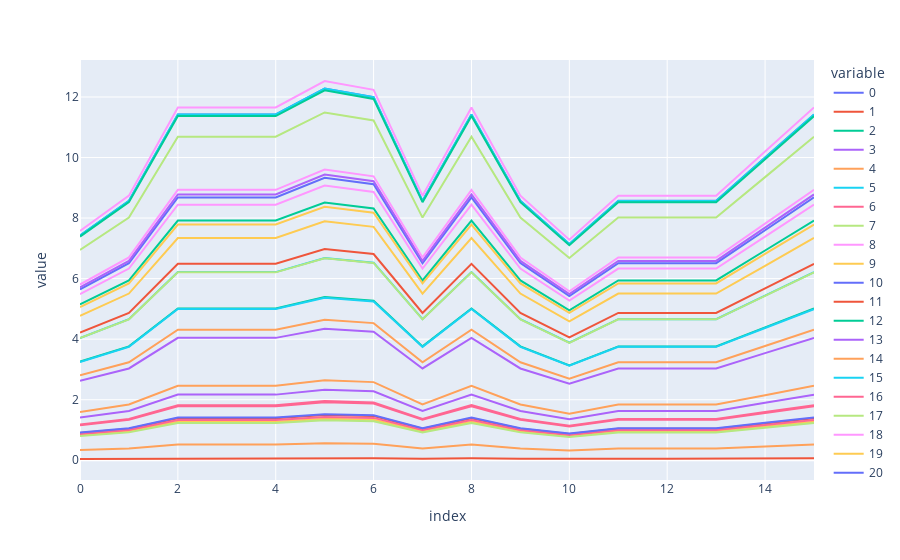

Source (notebook cell):
### Code cell
col = [2.6,3,4,4,4,4.3,4.2,3,4,3,2.5,3,3,3,3.5, 4] 
col = [k * 3 for k in col]
df1 = pd.DataFrame()
for i in range(30):
    l = np.random.rand()
    df1[f'{i}'] = [k*l for k in col]
px.line(df1)

### Figure 1 — Plotly figure (JSON) as saved in the notebook; plotly's stock layout.template omitted (floating-point values rounded to 4 significant figures)
{"data": [{"hovertemplate": "variable=0<br>index=%{x}<br>value=%{y}<extra></extra>", "legendgroup": "0", "line": {"color": "#636efa", "dash": "solid"}, "mode": "lines", "name": "0", "orientation": "v", "showlegend": true, "type": "scatter", "x": [0, 1, 2, 3, 4, 5, 6, 7, 8, 9, 10, 11, 12, 13, 14, 15], "xaxis": "x", "y": [7.426, 8.569, 11.42, 11.42, 11.42, 12.28, 12.0, 8.569, 11.42, 8.569, 7.14, 8.569, 8.569, 8.569, 9.997, 11.42], "yaxis": "y"}, {"hovertemplate": "variable=1<br>index=%{x}<br>value=%{y}<extra></extra>", "legendgroup": "1", "line": {"color": "#EF553B", "dash": "solid"}, "mode": "lines", "name": "1", "orientation": "v", "showlegend": true, "type": "scatter", "x": [0, 1, 2, 3, 4, 5, 6, 7, 8, 9, 10, 11, 12, 13, 14, 15], "xaxis": "x", "y": [0.04356, 0.05026, 0.06701, 0.06701, 0.06701, 0.07204, 0.07036, 0.05026, 0.06701, 0.05026, 0.04188, 0.05026, 0.05026, 0.05026, 0.05863, 0.06701], "yaxis": "y"}, {"hovertemplate": "variable=2<br>index=%{x}<br>value=%{y}<extra></extra>", "legendgroup": "2", "line": {"color": "#00cc96", "dash": "solid"}, "mode": "lines", "name": "2", "orientation": "v", "showlegend": true, "type": "scatter", "x": [0, 1, 2, 3, 4, 5, 6, 7, 8, 9, 10, 11, 12, 13, 14, 15], "xaxis": "x", "y": [5.147, 5.939, 7.919, 7.919, 7.919, 8.513, 8.315, 5.939, 7.919, 5.939, 4.949, 5.939, 5.939, 5.939, 6.929, 7.919], "yaxis": "y"}, {"hovertemplate": "variable=3<br>index=%{x}<br>value=%{y}<extra></extra>", "legendgroup": "3", "line": {"color": "#ab63fa", "dash": "solid"}, "mode": "lines", "name": "3", "orientation": "v", "showlegend": true, "type": "scatter", "x": [0, 1, 2, 3, 4, 5, 6, 7, 8, 9, 10, 11, 12, 13, 14, 15], "xaxis": "x", "y": [2.628, 3.032, 4.043, 4.043, 4.043, 4.346, 4.245, 3.032, 4.043, 3.032, 2.527, 3.032, 3.032, 3.032, 3.538, 4.043], "yaxis": "y"}, {"hovertemplate": "variable=4<br>index=%{x}<br>value=%{y}<extra></extra>", "legendgroup": "4", "line": {"color": "#FFA15A", "dash": "solid"}, "mode": "lines", "name": "4", "orientation": "v", "showlegend": true, "type": "scatter", "x": [0, 1, 2, 3, 4, 5, 6, 7, 8, 9, 10, 11, 12, 13, 14, 15], "xaxis": "x", "y": [2.805, 3.236, 4.315, 4.315, 4.315, 4.638, 4.53, 3.236, 4.315, 3.236, 2.697, 3.236, 3.236, 3.236, 3.775, 4.315], "yaxis": "y"}, {"hovertemplate": "variable=5<br>index=%{x}<br>value=%{y}<extra></extra>", "legendgroup": "5", "line": {"color": "#19d3f3", "dash": "solid"}, "mode": "lines", "name": "5", "orientation": "v", "showlegend": true, "type": "scatter", "x": [0, 1, 2, 3, 4, 5, 6, 7, 8, 9, 10, 11, 12, 13, 14, 15], "xaxis": "x", "y": [7.425, 8.567, 11.42, 11.42, 11.42, 12.28, 11.99, 8.567, 11.42, 8.567, 7.14, 8.567, 8.567, 8.567, 9.995, 11.42], "yaxis": "y"}, {"hovertemplate": "variable=6<br>index=%{x}<br>value=%{y}<extra></extra>", "legendgroup": "6", "line": {"color": "#FF6692", "dash": "solid"}, "mode": "lines", "name": "6", "orientation": "v", "showlegend": true, "type": "scatter", "x": [0, 1, 2, 3, 4, 5, 6, 7, 8, 9, 10, 11, 12, 13, 14, 15], "xaxis": "x", "y": [1.159, 1.337, 1.782, 1.782, 1.782, 1.916, 1.871, 1.337, 1.782, 1.337, 1.114, 1.337, 1.337, 1.337, 1.56, 1.782], "yaxis": "y"}, {"hovertemplate": "variable=7<br>index=%{x}<br>value=%{y}<extra></extra>", "legendgroup": "7", "line": {"color": "#B6E880", "dash": "solid"}, "mode": "lines", "name": "7", "orientation": "v", "showlegend": true, "type": "scatter", "x": [0, 1, 2, 3, 4, 5, 6, 7, 8, 9, 10, 11, 12, 13, 14, 15], "xaxis": "x", "y": [6.947, 8.016, 10.69, 10.69, 10.69, 11.49, 11.22, 8.016, 10.69, 8.016, 6.68, 8.016, 8.016, 8.016, 9.352, 10.69], "yaxis": "y"}, {"hovertemplate": "variable=8<br>index=%{x}<br>value=%{y}<extra></extra>", "legendgroup": "8", "line": {"color": "#FF97FF", "dash": "solid"}, "mode": "lines", "name": "8", "orientation": "v", "showlegend": true, "type": "scatter", "x": [0, 1, 2, 3, 4, 5, 6, 7, 8, 9, 10, 11, 12, 13, 14, 15], "xaxis": "x", "y": [7.575, 8.74, 11.65, 11.65, 11.65, 12.53, 12.24, 8.74, 11.65, 8.74, 7.283, 8.74, 8.74, 8.74, 10.2, 11.65], "yaxis": "y"}, {"hovertemplate": "variable=9<br>index=%{x}<br>value=%{y}<extra></extra>", "legendgroup": "9", "line": {"color": "#FECB52", "dash": "solid"}, "mode": "lines", "name": "9", "orientation": "v", "showlegend": true, "type": "scatter", "x": [0, 1, 2, 3, 4, 5, 6, 7, 8, 9, 10, 11, 12, 13, 14, 15], "xaxis": "x", "y": [0.8289, 0.9565, 1.275, 1.275, 1.275, 1.371, 1.339, 0.9565, 1.275, 0.9565, 0.7971, 0.9565, 0.9565, 0.9565, 1.116, 1.275], "yaxis": "y"}, {"hovertemplate": "variable=10<br>index=%{x}<br>value=%{y}<extra></extra>", "legendgroup": "10", "line": {"color": "#636efa", "dash": "solid"}, "mode": "lines", "name": "10", "orientation": "v", "showlegend": true, "type": "scatter", "x": [0, 1, 2, 3, 4, 5, 6, 7, 8, 9, 10, 11, 12, 13, 14, 15], "xaxis": "x", "y": [5.643, 6.512, 8.682, 8.682, 8.682, 9.333, 9.116, 6.512, 8.682, 6.512, 5.426, 6.512, 6.512, 6.512, 7.597, 8.682], "yaxis": "y"}, {"hovertemplate": "variable=11<br>index=%{x}<br>value=%{y}<extra></extra>", "legendgroup": "11", "line": {"color": "#EF553B", "dash": "solid"}, "mode": "lines", "name": "11", "orientation": "v", "showlegend": true, "type": "scatter", "x": [0, 1, 2, 3, 4, 5, 6, 7, 8, 9, 10, 11, 12, 13, 14, 15], "xaxis": "x", "y": [0.9041, 1.043, 1.391, 1.391, 1.391, 1.495, 1.46, 1.043, 1.391, 1.043, 0.8693, 1.043, 1.043, 1.043, 1.217, 1.391], "yaxis": "y"}, {"hovertemplate": "variable=12<br>index=%{x}<br>value=%{y}<extra></extra>", "legendgroup": "12", "line": {"color": "#00cc96", "dash": "solid"}, "mode": "lines", "name": "12", "orientation": "v", "showlegend": true, "type": "scatter", "x": [0, 1, 2, 3, 4, 5, 6, 7, 8, 9, 10, 11, 12, 13, 14, 15], "xaxis": "x", "y": [7.389, 8.526, 11.37, 11.37, 11.37, 12.22, 11.94, 8.526, 11.37, 8.526, 7.105, 8.526, 8.526, 8.526, 9.947, 11.37], "yaxis": "y"}, {"hovertemplate": "variable=13<br>index=%{x}<br>value=%{y}<extra></extra>", "legendgroup": "13", "line": {"color": "#ab63fa", "dash": "solid"}, "mode": "lines", "name": "13", "orientation": "v", "showlegend": true, "type": "scatter", "x": [0, 1, 2, 3, 4, 5, 6, 7, 8, 9, 10, 11, 12, 13, 14, 15], "xaxis": "x", "y": [1.41, 1.626, 2.169, 2.169, 2.169, 2.331, 2.277, 1.626, 2.169, 1.626, 1.355, 1.626, 1.626, 1.626, 1.897, 2.169], "yaxis": "y"}, {"hovertemplate": "variable=14<br>index=%{x}<br>value=%{y}<extra></extra>", "legendgroup": "14", "line": {"color": "#FFA15A", "dash": "solid"}, "mode": "lines", "name": "14", "orientation": "v", "showlegend": true, "type": "scatter", "x": [0, 1, 2, 3, 4, 5, 6, 7, 8, 9, 10, 11, 12, 13, 14, 15], "xaxis": "x", "y": [1.598, 1.844, 2.458, 2.458, 2.458, 2.643, 2.581, 1.844, 2.458, 1.844, 1.536, 1.844, 1.844, 1.844, 2.151, 2.458], "yaxis": "y"}, {"hovertemplate": "variable=15<br>index=%{x}<br>value=%{y}<extra></extra>", "legendgroup": "15", "line": {"color": "#19d3f3", "dash": "solid"}, "mode": "lines", "name": "15", "orientation": "v", "showlegend": true, "type": "scatter", "x": [0, 1, 2, 3, 4, 5, 6, 7, 8, 9, 10, 11, 12, 13, 14, 15], "xaxis": "x", "y": [4.04, 4.661, 6.215, 6.215, 6.215, 6.681, 6.526, 4.661, 6.215, 4.661, 3.884, 4.661, 4.661, 4.661, 5.438, 6.215], "yaxis": "y"}, {"hovertemplate": "variable=16<br>index=%{x}<br>value=%{y}<extra></extra>", "legendgroup": "16", "line": {"color": "#FF6692", "dash": "solid"}, "mode": "lines", "name": "16", "orientation": "v", "showlegend": true, "type": "scatter", "x": [0, 1, 2, 3, 4, 5, 6, 7, 8, 9, 10, 11, 12, 13, 14, 15], "xaxis": "x", "y": [0.8664, 0.9997, 1.333, 1.333, 1.333, 1.433, 1.4, 0.9997, 1.333, 0.9997, 0.8331, 0.9997, 0.9997, 0.9997, 1.166, 1.333], "yaxis": "y"}, {"hovertemplate": "variable=17<br>index=%{x}<br>value=%{y}<extra></extra>", "legendgroup": "17", "line": {"color": "#B6E880", "dash": "solid"}, "mode": "lines", "name": "17", "orientation": "v", "showlegend": true, "type": "scatter", "x": [0, 1, 2, 3, 4, 5, 6, 7, 8, 9, 10, 11, 12, 13, 14, 15], "xaxis": "x", "y": [0.7984, 0.9212, 1.228, 1.228, 1.228, 1.32, 1.29, 0.9212, 1.228, 0.9212, 0.7677, 0.9212, 0.9212, 0.9212, 1.075, 1.228], "yaxis": "y"}, {"hovertemplate": "variable=18<br>index=%{x}<br>value=%{y}<extra></extra>", "legendgroup": "18", "line": {"color": "#FF97FF", "dash": "solid"}, "mode": "lines", "name": "18", "orientation": "v", "showlegend": true, "type": "scatter", "x": [0, 1, 2, 3, 4, 5, 6, 7, 8, 9, 10, 11, 12, 13, 14, 15], "xaxis": "x", "y": [5.487, 6.332, 8.442, 8.442, 8.442, 9.075, 8.864, 6.332, 8.442, 6.332, 5.276, 6.332, 6.332, 6.332, 7.387, 8.442], "yaxis": "y"}, {"hovertemplate": "variable=19<br>index=%{x}<br>value=%{y}<extra></extra>", "legendgroup": "19", "line": {"color": "#FECB52", "dash": "solid"}, "mode": "lines", "name": "19", "orientation": "v", "showlegend": true, "type": "scatter", "x": [0, 1, 2, 3, 4, 5, 6, 7, 8, 9, 10, 11, 12, 13, 14, 15], "xaxis": "x", "y": [5.062, 5.841, 7.788, 7.788, 7.788, 8.372, 8.177, 5.841, 7.788, 5.841, 4.867, 5.841, 5.841, 5.841, 6.814, 7.788], "yaxis": "y"}, {"hovertemplate": "variable=20<br>index=%{x}<br>value=%{y}<extra></extra>", "legendgroup": "20", "line": {"color": "#636efa", "dash": "solid"}, "mode": "lines", "name": "20", "orientation": "v", "showlegend": true, "type": "scatter", "x": [0, 1, 2, 3, 4, 5, 6, 7, 8, 9, 10, 11, 12, 13, 14, 15], "xaxis": "x", "y": [0.9185, 1.06, 1.413, 1.413, 1.413, 1.519, 1.484, 1.06, 1.413, 1.06, 0.8832, 1.06, 1.06, 1.06, 1.236, 1.413], "yaxis": "y"}, {"hovertemplate": "variable=21<br>index=%{x}<br>value=%{y}<extra></extra>", "legendgroup": "21", "line": {"color": "#EF553B", "dash": "solid"}, "mode": "lines", "name": "21", "orientation": "v", "showlegend": true, "type": "scatter", "x": [0, 1, 2, 3, 4, 5, 6, 7, 8, 9, 10, 11, 12, 13, 14, 15], "xaxis": "x", "y": [4.218, 4.866, 6.489, 6.489, 6.489, 6.975, 6.813, 4.866, 6.489, 4.866, 4.055, 4.866, 4.866, 4.866, 5.678, 6.489], "yaxis": "y"}, {"hovertemplate": "variable=22<br>index=%{x}<br>value=%{y}<extra></extra>", "legendgroup": "22", "line": {"color": "#00cc96", "dash": "solid"}, "mode": "lines", "name": "22", "orientation": "v", "showlegend": true, "type": "scatter", "x": [0, 1, 2, 3, 4, 5, 6, 7, 8, 9, 10, 11, 12, 13, 14, 15], "xaxis": "x", "y": [3.26, 3.762, 5.016, 5.016, 5.016, 5.392, 5.266, 3.762, 5.016, 3.762, 3.135, 3.762, 3.762, 3.762, 4.389, 5.016], "yaxis": "y"}, {"hovertemplate": "variable=23<br>index=%{x}<br>value=%{y}<extra></extra>", "legendgroup": "23", "line": {"color": "#ab63fa", "dash": "solid"}, "mode": "lines", "name": "23", "orientation": "v", "showlegend": true, "type": "scatter", "x": [0, 1, 2, 3, 4, 5, 6, 7, 8, 9, 10, 11, 12, 13, 14, 15], "xaxis": "x", "y": [5.707, 6.585, 8.78, 8.78, 8.78, 9.439, 9.219, 6.585, 8.78, 6.585, 5.488, 6.585, 6.585, 6.585, 7.683, 8.78], "yaxis": "y"}, {"hovertemplate": "variable=24<br>index=%{x}<br>value=%{y}<extra></extra>", "legendgroup": "24", "line": {"color": "#FFA15A", "dash": "solid"}, "mode": "lines", "name": "24", "orientation": "v", "showlegend": true, "type": "scatter", "x": [0, 1, 2, 3, 4, 5, 6, 7, 8, 9, 10, 11, 12, 13, 14, 15], "xaxis": "x", "y": [0.3384, 0.3905, 0.5206, 0.5206, 0.5206, 0.5597, 0.5466, 0.3905, 0.5206, 0.3905, 0.3254, 0.3905, 0.3905, 0.3905, 0.4555, 0.5206], "yaxis": "y"}, {"hovertemplate": "variable=25<br>index=%{x}<br>value=%{y}<extra></extra>", "legendgroup": "25", "line": {"color": "#19d3f3", "dash": "solid"}, "mode": "lines", "name": "25", "orientation": "v", "showlegend": true, "type": "scatter", "x": [0, 1, 2, 3, 4, 5, 6, 7, 8, 9, 10, 11, 12, 13, 14, 15], "xaxis": "x", "y": [3.246, 3.746, 4.994, 4.994, 4.994, 5.369, 5.244, 3.746, 4.994, 3.746, 3.121, 3.746, 3.746, 3.746, 4.37, 4.994], "yaxis": "y"}, {"hovertemplate": "variable=26<br>index=%{x}<br>value=%{y}<extra></extra>", "legendgroup": "26", "line": {"color": "#FF6692", "dash": "solid"}, "mode": "lines", "name": "26", "orientation": "v", "showlegend": true, "type": "scatter", "x": [0, 1, 2, 3, 4, 5, 6, 7, 8, 9, 10, 11, 12, 13, 14, 15], "xaxis": "x", "y": [1.184, 1.366, 1.821, 1.821, 1.821, 1.957, 1.912, 1.366, 1.821, 1.366, 1.138, 1.366, 1.366, 1.366, 1.593, 1.821], "yaxis": "y"}, {"hovertemplate": "variable=27<br>index=%{x}<br>value=%{y}<extra></extra>", "legendgroup": "27", "line": {"color": "#B6E880", "dash": "solid"}, "mode": "lines", "name": "27", "orientation": "v", "showlegend": true, "type": "scatter", "x": [0, 1, 2, 3, 4, 5, 6, 7, 8, 9, 10, 11, 12, 13, 14, 15], "xaxis": "x", "y": [4.035, 4.656, 6.207, 6.207, 6.207, 6.673, 6.518, 4.656, 6.207, 4.656, 3.88, 4.656, 4.656, 4.656, 5.431, 6.207], "yaxis": "y"}, {"hovertemplate": "variable=28<br>index=%{x}<br>value=%{y}<extra></extra>", "legendgroup": "28", "line": {"color": "#FF97FF", "dash": "solid"}, "mode": "lines", "name": "28", "orientation": "v", "showlegend": true, "type": "scatter", "x": [0, 1, 2, 3, 4, 5, 6, 7, 8, 9, 10, 11, 12, 13, 14, 15], "xaxis": "x", "y": [5.806, 6.699, 8.932, 8.932, 8.932, 9.602, 9.379, 6.699, 8.932, 6.699, 5.582, 6.699, 6.699, 6.699, 7.815, 8.932], "yaxis": "y"}, {"hovertemplate": "variable=29<br>index=%{x}<br>value=%{y}<extra></extra>", "legendgroup": "29", "line": {"color": "#FECB52", "dash": "solid"}, "mode": "lines", "name": "29", "orientation": "v", "showlegend": true, "type": "scatter", "x": [0, 1, 2, 3, 4, 5, 6, 7, 8, 9, 10, 11, 12, 13, 14, 15], "xaxis": "x", "y": [4.773, 5.507, 7.343, 7.343, 7.343, 7.893, 7.71, 5.507, 7.343, 5.507, 4.589, 5.507, 5.507, 5.507, 6.425, 7.343], "yaxis": "y"}], "layout": {"legend": {"title": {"text": "variable"}, "tracegroupgap": 0}, "margin": {"t": 60}, "xaxis": {"anchor": "y", "domain": [0, 1], "title": {"text": "index"}}, "yaxis": {"anchor": "x", "domain": [0, 1], "title": {"text": "value"}}}}
